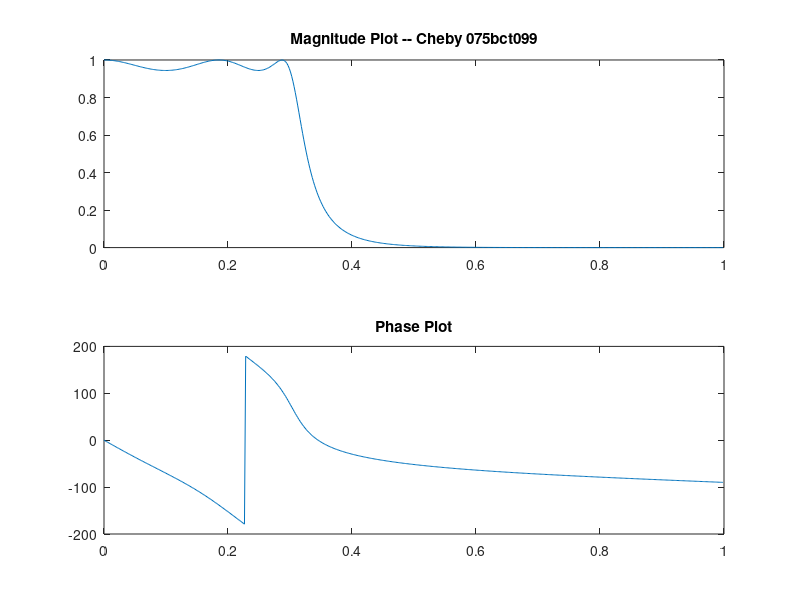

This figure's MATLAB source:
  pkg load signal;
  clc;
  fs=8000; pb=1200;
  sb=2000;Rp=0.5;
  Rs=40;
  fn=fs/2;
  wp=pb/fn;
  ws=sb/fn;

  [N,wc]=cheb1ord(wp,ws,Rp,Rs)
  [num1,den1]=cheby1(N,Rp,wc);

  [Hd,wd]=freqz(num1,den1);
  magd=abs(Hd);
  phase=angle(Hd)*180/pi;
  subplot(2,1,1);
  plot(wd/pi,magd);title('Magnitude Plot -- Cheby 075bct099')
  subplot(2,1,2);
  plot(wd/pi,phase);title('Phase Plot')

